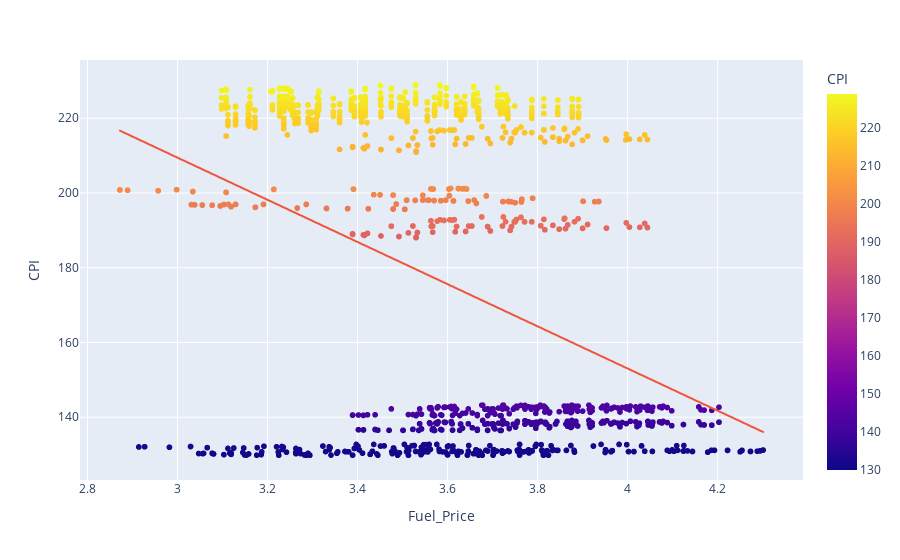

Notebook code cell kept with this figure:
### Markdown cell above
#### The visualisation below shows that as fuel prices increases the CPI decreases, so the trend is regressive and other goods/services have a greater impact on inflation. This factor might encourage more consumers to go on holiday.

### Code cell
df = pd.read_csv("../data/cleaned-data/cleaned_features_dataset.csv")
fig = px.scatter(df, x="Fuel_Price", y="CPI", color="CPI",
                 trendline="ols")
fig.show()

### Figure 1 — Plotly figure (JSON) as saved in the notebook; plotly's stock layout.template omitted (floating-point values rounded to 4 significant figures; data arrays with more than 128 entries replaced by an {"elided": "..."} marker saying what was removed)
{"data": [{"hovertemplate": "Fuel_Price=%{x}<br>CPI=%{marker.color}<extra></extra>", "legendgroup": "", "marker": {"color": {"elided": "2069 float values"}, "coloraxis": "coloraxis", "symbol": "circle"}, "mode": "markers", "name": "", "showlegend": false, "type": "scattergl", "x": {"elided": "2069 float values"}, "xaxis": "x", "y": {"elided": "2069 float values"}, "yaxis": "y"}, {"hovertemplate": "<b>OLS trendline</b><br>CPI = -56.4358 * Fuel_Price + 378.773<br>R<sup>2</sup>=0.155605<br><br>Fuel_Price=%{x}<br>CPI=%{y} <b>(trend)</b><extra></extra>", "legendgroup": "", "marker": {"symbol": "circle"}, "mode": "lines", "name": "", "showlegend": false, "type": "scattergl", "x": {"elided": "2069 float values"}, "xaxis": "x", "y": {"elided": "2069 float values"}, "yaxis": "y"}], "layout": {"coloraxis": {"colorbar": {"title": {"text": "CPI"}}, "colorscale": [[0, "#0d0887"], [0.1111, "#46039f"], [0.2222, "#7201a8"], [0.3333, "#9c179e"], [0.4444, "#bd3786"], [0.5556, "#d8576b"], [0.6667, "#ed7953"], [0.7778, "#fb9f3a"], [0.8889, "#fdca26"], [1, "#f0f921"]]}, "legend": {"tracegroupgap": 0}, "margin": {"t": 60}, "xaxis": {"anchor": "y", "domain": [0, 1], "title": {"text": "Fuel_Price"}}, "yaxis": {"anchor": "x", "domain": [0, 1], "title": {"text": "CPI"}}}}
